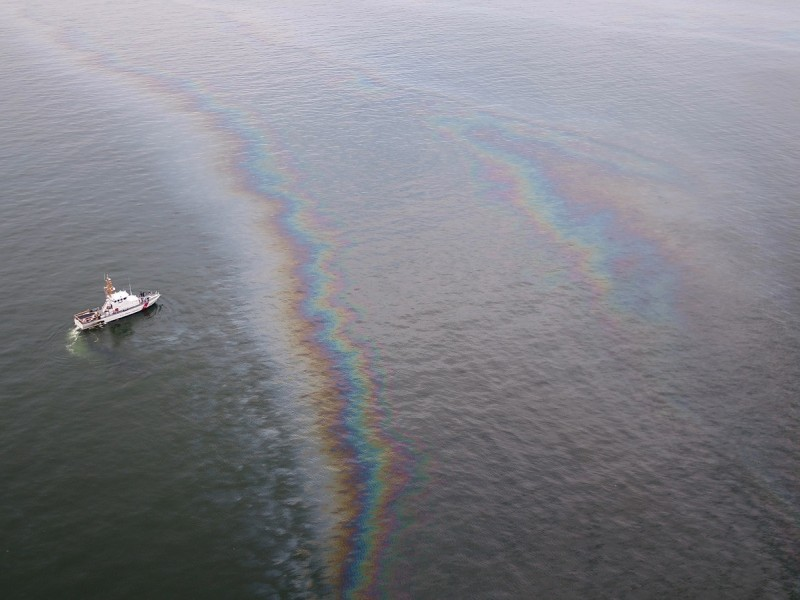
#> input picture GroundupAI_Interview/spill_oil.jpg, 800 x 600 px
$ jupyter execute Oil_SpilI_ImageAnalysis.ipynb   (shell and % lines are left out)
#> lines starting #> are read from the running program, lines starting #| are printed output that depends on the picture; after the words box and inside, x2 and y2 are one past the last pixel; in counts of white or black regions, pixels touching at a corner belong together
# Analysis of a sample image of oil spill

## References:

1.   [A Review of Oil Spill Remote Sensing](https://www.mdpi.com/1424-8220/18/1/91)
2.   [Algorithm to Estimate Oil Spill Area Using Digital Properties of Image](https://www.joet.org/journal/view.php?number=2951)

## Summary of Approach:

Oil Spill analysis using visual imaging is cheap and effective, given favourable visibility, weather & light conditions. Assuming such conditions, oil spill can be typically spotted as a thin coat of silver surrounded by a rainbow or black/brown in color depending on the thickness of the oil in a given area. Using multispectral imaging like visual, thermal and SAR is recommended to help mitigate effect of environmental factors.

I will focus on using visual imaging i.e. RGB images to analyze if:

1.  Oil spill exists in the images
2. Extent of oil spill

[cell 1]

import cv2
from google.colab.patches import cv2_imshow
import matplotlib.pyplot as plt

[cell 2]
im = cv2.cvtColor(cv2.imread('spill_oil.jpg'), cv2.COLOR_BGR2RGB)

plt.figure(1, figsize=(8, 6))
plt.imshow(im)
plt.show()

## Image Analysis

### Denoising the Image

Image filtering is used to reduce the noise in the image using Blur, Gaussian Blur and Median filters, using kernel size of 5.

Kernal size is set to 5, as it offers the best balance between distinct colors while reducing the effect of sun light reflected off by the water.

[cell 3]
left_im = im[:, :400].copy()
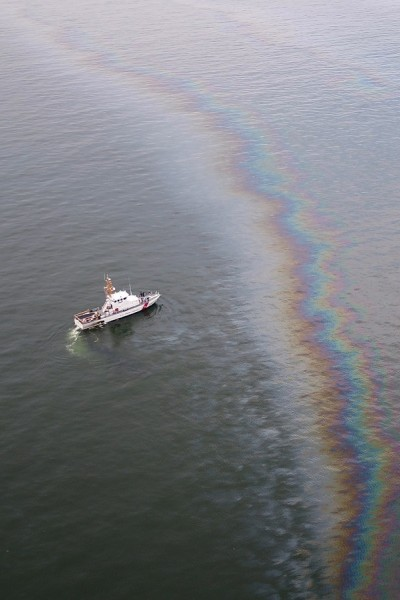
#> left_im: shape (600, 400, 3); mean R, G, B 122.4, 124.2, 128.9

K = 5
blur_im = cv2.blur(left_im, (K, K))
gblur_im = cv2.GaussianBlur(left_im, (K, K), 0)
mblur_im = cv2.medianBlur(left_im, K)
new_im = cv2.hconcat([left_im, blur_im, gblur_im, mblur_im])
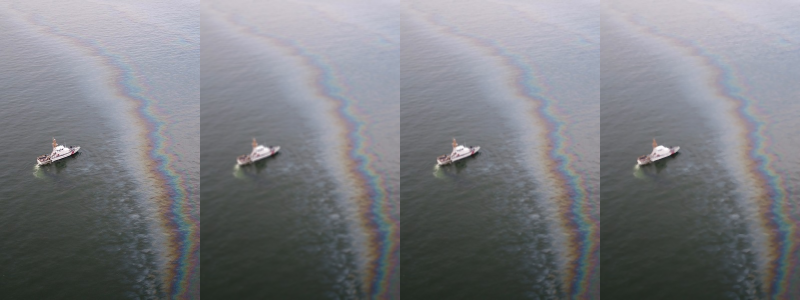
#> new_im: shape (600, 1600, 3) (shown at 1/2 size); mean R, G, B 122.4, 124.2, 128.9

plt.figure(1, figsize=(24, 6))
plt.suptitle('(Left to Right) Original Image, Blurred, Gaussian Blurred, Median Blurred')
plt.imshow(new_im)
plt.show()

[cell 4]
color = ('r','g','b')
plt.figure(figsize=(24, 6))
for i, img in enumerate([left_im, blur_im, gblur_im, mblur_im]):
  plt.subplot(1,4,i+1)
  for i,col in enumerate(color):
      histr = cv2.calcHist([img],[i],None,[256],[0,256])
      plt.plot(histr,color = col)
      plt.xlim([0,256])
#> this loop made 4 passes
plt.show()
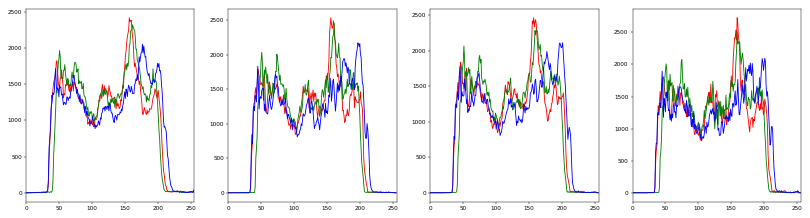
#> figure drawn by matplotlib, 4 panels; panel 1: curve peaks at x = 157, y = 2415; panel 1: curve peaks at x = 162, y = 2318; panel 1: curve peaks at x = 177, y = 2050; panel 2: curve peaks at x = 156, y = 2532

From the above samples, it seems like plain Blur applied is causing the maximum distortion to both the edges/contours of the oil spill while also causing a decrease in the overall saturation of colors.

Going forward, we can use either median blur or gaussian blur on our images.

### Binarizing the Images

Lets see if binarizing the images will help in segmenting the area of oil spills.

We will compare Manual Thresholding, OTSU and Adaptive Thresholding on Gaussian Blurred and Median Blurred Images.

[cell 5]
# On median blurred images
K = 13
im2 = im.copy()
median_im = cv2.cvtColor(cv2.medianBlur(im2, K), cv2.COLOR_RGB2GRAY)
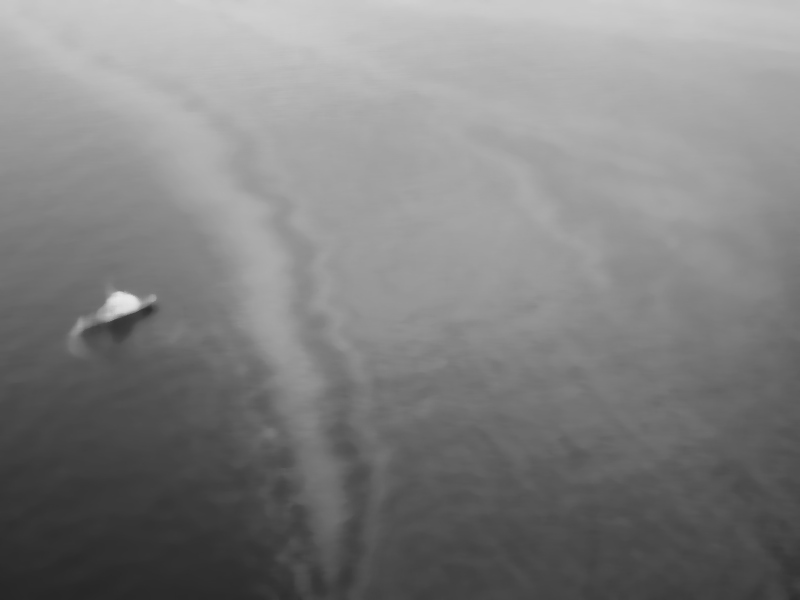
#> median_im: shape (600, 800); min 38, max 233, mean 128.3
gaussian_im = cv2.cvtColor(cv2.GaussianBlur(im2, (K,K), 0), cv2.COLOR_RGB2GRAY)

[cell 6]
plt.figure(1)
plt.suptitle('Thresholding on Median Blurred Image')
plt.subplot(2,2,1)
plt.imshow(im2)
plt.subplot(2,2,2)
otsu_thres, otsu_im = cv2.threshold(median_im, 0, 255, cv2.THRESH_BINARY | cv2.THRESH_OTSU)
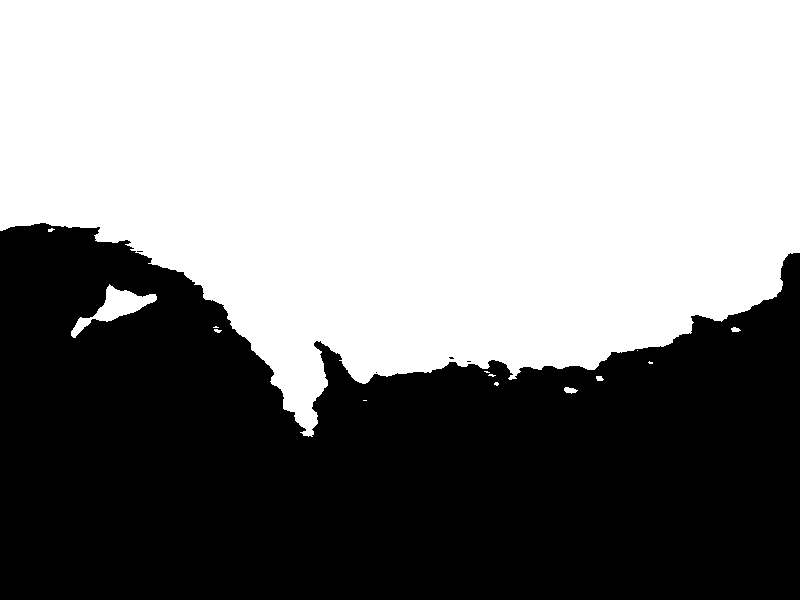
#> otsu_im: shape (600, 800); 54.5% white; 5 black regions (4 under 20 px), largest, box (x1, y1, x2, y2) and area: (0, 223, 800, 600) 218500
#> otsu_thres = 124
plt.imshow(otsu_im)
plt.subplot(2,2,3)
tri_thres, tri_im = cv2.threshold(median_im, 0, 255, cv2.THRESH_BINARY | cv2.THRESH_TRIANGLE)
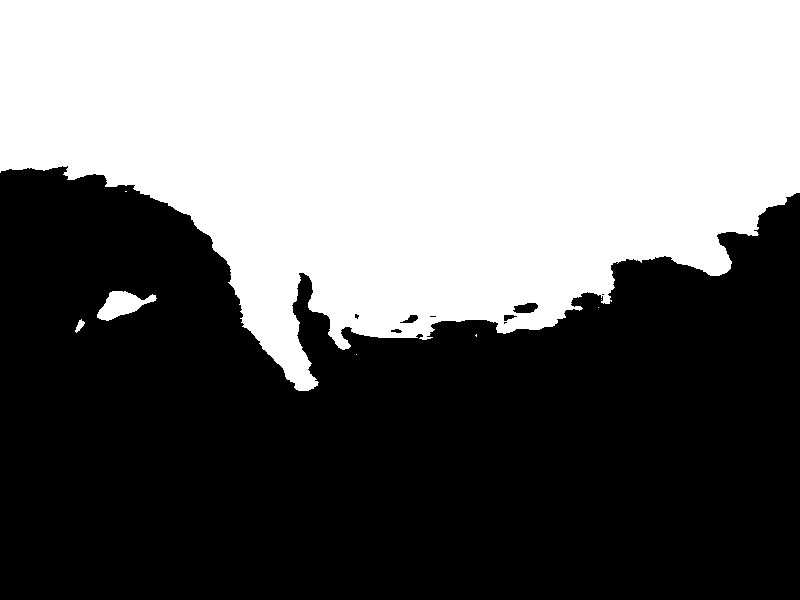
#> tri_im: shape (600, 800); 45.1% white; 8 white regions (5 under 20 px), largest, box (x1, y1, x2, y2) and area: (0, 0, 800, 391) 215553, (97, 291, 157, 321) 947, (75, 319, 85, 333) 66
#> tri_thres = 141
plt.imshow(tri_im)
plt.subplot(2,2,4)
adp_im = cv2.adaptiveThreshold(median_im, 255, cv2.ADAPTIVE_THRESH_GAUSSIAN_C, cv2.THRESH_BINARY, 5, 0)
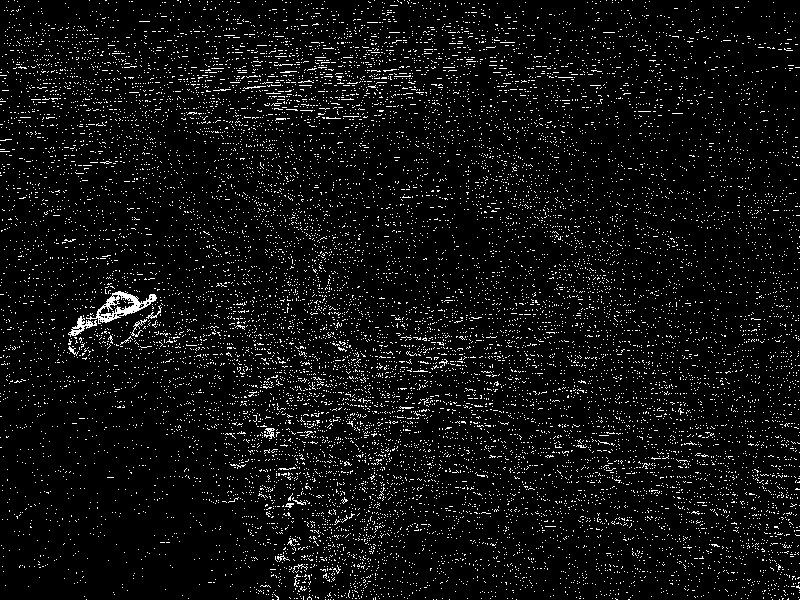
#> adp_im: shape (600, 800); 5.9% white in thin lines or dots
plt.imshow(adp_im)
plt.show()

$ run again, with GroundupAI_Interview/box_counting.png saved as GroundupAI_Interview/spill_oil.jpg
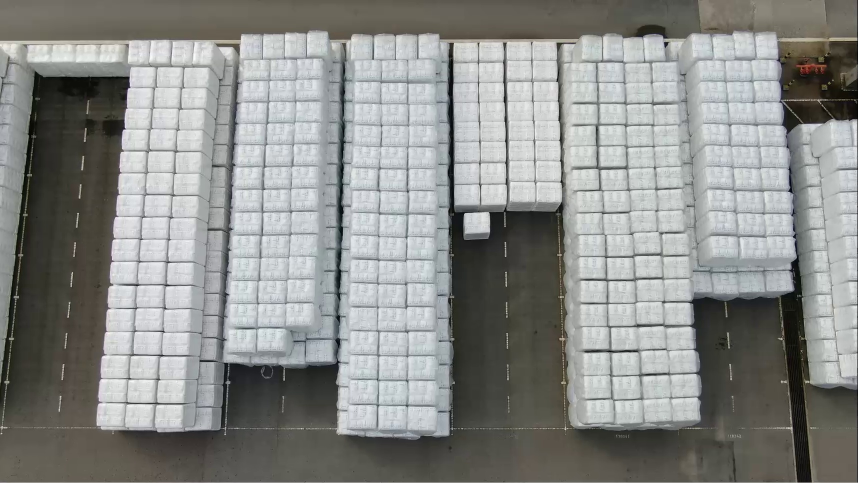
#> input picture GroundupAI_Interview/box_counting.png, 1716 x 966 px (shown at 1/2 size)
#> the loop `for i, img in enumerate([left_im, blur_im, gblur_im, mblur_im]):` made 4 passes
#> `otsu_thres, otsu_im = cv2.threshold(median_im, 0, 255, cv2.THRESH_BINA..`:
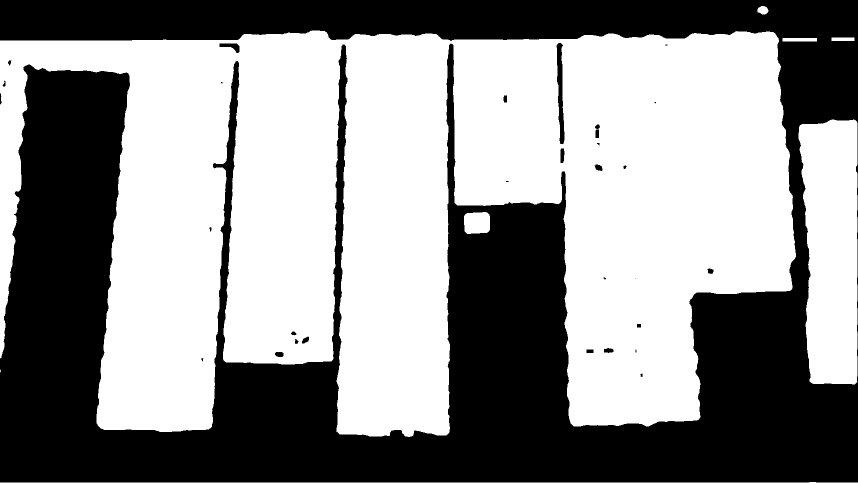
#> otsu_im: shape (966, 1716) (shown at 1/2 size); 56.4% white; 31 black regions (9 under 20 px), largest, box (x1, y1, x2, y2) and area: (0, 0, 1716, 965) 719419, (1113, 86, 1129, 288) 1853, (439, 87, 479, 106) 385
#> otsu_thres = 134
#> tri_im: shape (966, 1716); 43.7% white; 42 white regions (10 under 20 px), largest, box (x1, y1, x2, y2) and area: (1127, 72, 1396, 847) 160601, (676, 70, 893, 868) 137177, (194, 80, 429, 860) 124293
#> tri_thres = 176
#> `adp_im = cv2.adaptiveThreshold(median_im, 255, cv2.ADAPTIVE_THRESH_GAU..`:
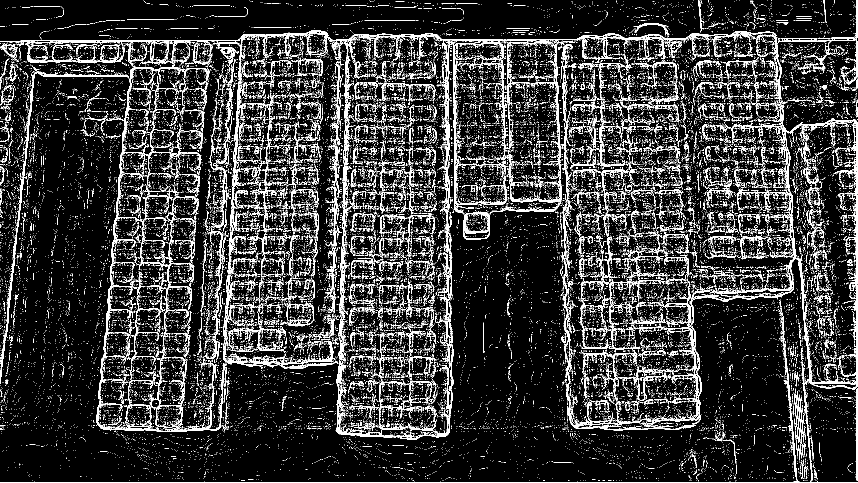
#> adp_im: shape (966, 1716) (shown at 1/2 size); 14.6% white in thin lines or dots
